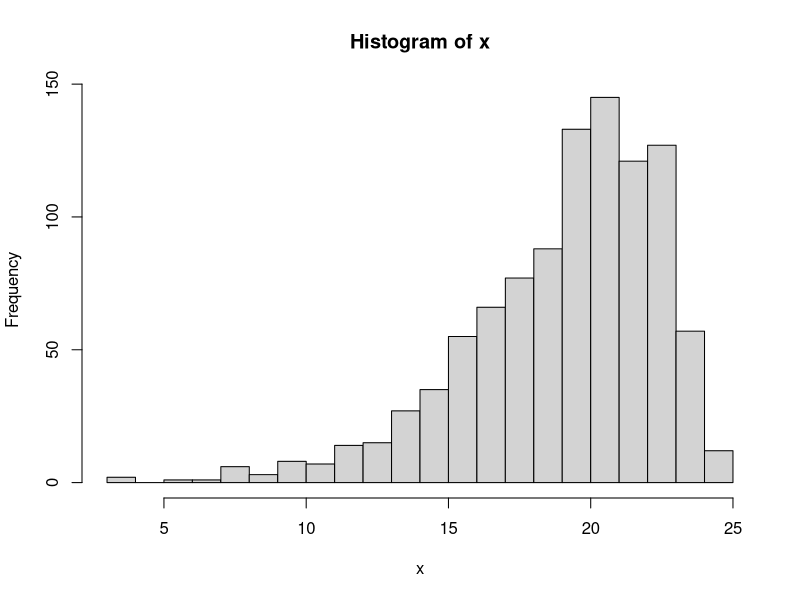

Write R code to recreate this figure.
## ---- chunk 1
## DATA GENERATION
#x=rnorm(1000,mean=100,sd=10) # normal
#x=c(rchisq(1000,6)) # right skew
x=c(-rchisq(1000,6)+25) # left skew
#x=c(rnorm(1000,mean=100,sd=5),rnorm(500,mean=100,sd=3),rnorm(500,mean=100, sd=1)) # leptokurtic
#x=c(rnorm(1000,mean=100,sd=10),runif(500,min=60,max=140),runif(500,min=70, max=130)) #platykurtic
## ---- chunk 2

hist(x,breaks=30)
#boxplot(x)
